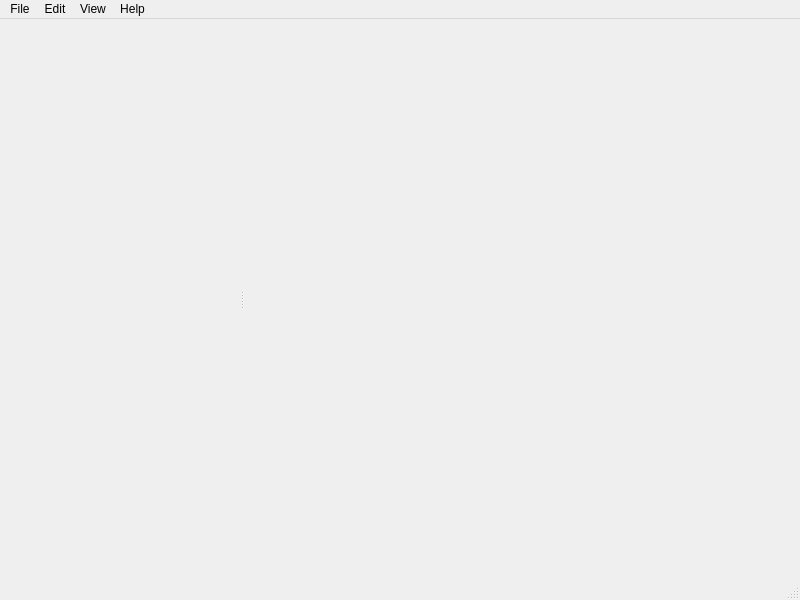
<?xml version="1.0" encoding="UTF-8"?>
<ui version="4.0">
 <class>MainWindow</class>
 <widget class="QMainWindow" name="MainWindow">
  <property name="geometry">
   <rect>
    <x>0</x>
    <y>0</y>
    <width>800</width>
    <height>600</height>
   </rect>
  </property>
  <property name="windowTitle">
   <string>Assembler 3D</string>
  </property>
  <property name="windowIcon">
   <iconset resource="../mc-asm3d.qrc">
    <normaloff>:/gui/images/icon.svg</normaloff>:/gui/images/icon.svg</iconset>
  </property>
  <widget class="QWidget" name="centralWidget">
   <layout class="QGridLayout" name="gridLayout">
    <property name="leftMargin">
     <number>0</number>
    </property>
    <property name="topMargin">
     <number>0</number>
    </property>
    <property name="rightMargin">
     <number>0</number>
    </property>
    <property name="bottomMargin">
     <number>0</number>
    </property>
    <item row="0" column="0">
     <widget class="QSplitter" name="splitter">
      <property name="orientation">
       <enum>Qt::Horizontal</enum>
      </property>
      <widget class="WidgetDoc" name="widgetDoc" native="true">
       <property name="minimumSize">
        <size>
         <width>240</width>
         <height>0</height>
        </size>
       </property>
      </widget>
      <widget class="WidgetCGI" name="widgetCGI" native="true">
       <property name="sizePolicy">
        <sizepolicy hsizetype="Preferred" vsizetype="Preferred">
         <horstretch>2</horstretch>
         <verstretch>0</verstretch>
        </sizepolicy>
       </property>
      </widget>
     </widget>
    </item>
   </layout>
  </widget>
  <widget class="QMenuBar" name="menuBar">
   <property name="geometry">
    <rect>
     <x>0</x>
     <y>0</y>
     <width>800</width>
     <height>23</height>
    </rect>
   </property>
   <widget class="QMenu" name="menuFile">
    <property name="title">
     <string>File</string>
    </property>
    <widget class="QMenu" name="menuRecentFiles">
     <property name="title">
      <string>Recent files</string>
     </property>
    </widget>
    <addaction name="actionNew"/>
    <addaction name="actionOpen"/>
    <addaction name="menuRecentFiles"/>
    <addaction name="actionClearRecent"/>
    <addaction name="actionSave"/>
    <addaction name="actionSaveAs"/>
    <addaction name="actionExport"/>
    <addaction name="separator"/>
    <addaction name="actionExit"/>
   </widget>
   <widget class="QMenu" name="menuView">
    <property name="title">
     <string>View</string>
    </property>
    <addaction name="actionRefresh"/>
    <addaction name="separator"/>
    <addaction name="actionViewOrbit"/>
    <addaction name="actionViewTrack"/>
   </widget>
   <widget class="QMenu" name="menuEdit">
    <property name="title">
     <string>Edit</string>
    </property>
    <addaction name="actionRotor"/>
   </widget>
   <widget class="QMenu" name="menuHelp">
    <property name="title">
     <string>Help</string>
    </property>
    <addaction name="actionAbout"/>
   </widget>
   <addaction name="menuFile"/>
   <addaction name="menuEdit"/>
   <addaction name="menuView"/>
   <addaction name="menuHelp"/>
  </widget>
  <widget class="QStatusBar" name="statusBar"/>
  <action name="actionSave">
   <property name="text">
    <string>Save (Ctrl+S)</string>
   </property>
  </action>
  <action name="actionSaveAs">
   <property name="text">
    <string>Save as...</string>
   </property>
  </action>
  <action name="actionOpen">
   <property name="text">
    <string>Open</string>
   </property>
  </action>
  <action name="actionExport">
   <property name="text">
    <string>Export as... (Ctrl+E)</string>
   </property>
  </action>
  <action name="actionExit">
   <property name="text">
    <string>Exit</string>
   </property>
  </action>
  <action name="actionRefresh">
   <property name="text">
    <string>Refresh (Ctrl+R)</string>
   </property>
  </action>
  <action name="actionViewOrbit">
   <property name="text">
    <string>Orbit</string>
   </property>
  </action>
  <action name="actionNew">
   <property name="text">
    <string>New</string>
   </property>
  </action>
  <action name="actionClearRecent">
   <property name="text">
    <string>Clear recent</string>
   </property>
  </action>
  <action name="actionViewTrack">
   <property name="text">
    <string>Track</string>
   </property>
  </action>
  <action name="actionRotor">
   <property name="text">
    <string>Rotor</string>
   </property>
  </action>
  <action name="actionAbout">
   <property name="text">
    <string>About</string>
   </property>
  </action>
 </widget>
 <layoutdefault spacing="6" margin="11"/>
 <customwidgets>
  <customwidget>
   <class>WidgetCGI</class>
   <extends>QWidget</extends>
   <header>gui/WidgetCGI.h</header>
   <container>1</container>
  </customwidget>
  <customwidget>
   <class>WidgetDoc</class>
   <extends>QWidget</extends>
   <header>gui/WidgetDoc.h</header>
   <container>1</container>
  </customwidget>
 </customwidgets>
 <resources>
  <include location="../mc-asm3d.qrc"/>
 </resources>
 <connections/>
</ui>
